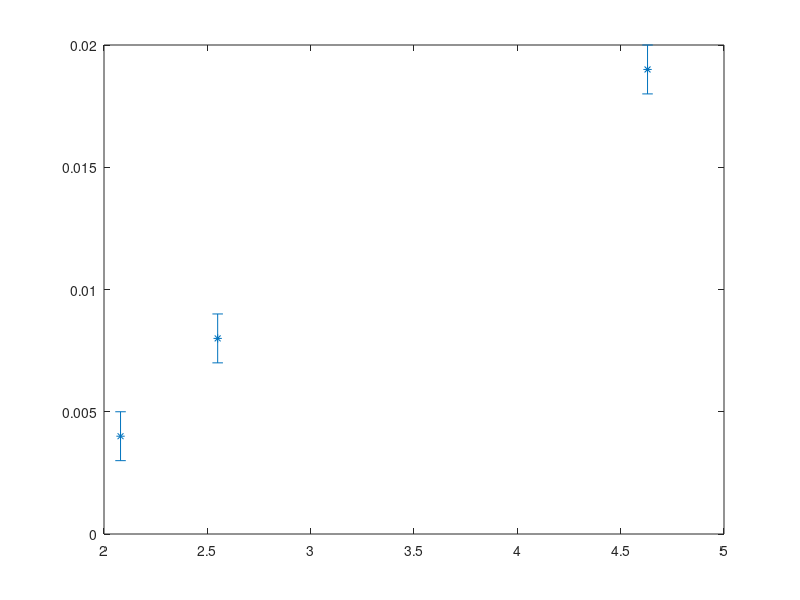

This chart was generated by the following MATLAB code:
% Min fl. Vel vs. Particle Density

x = [2.08 2.55 4.63];
y = [.004 .008 .019];
e = [.001, .001, .001];

errorbar(x,y,e,'*');